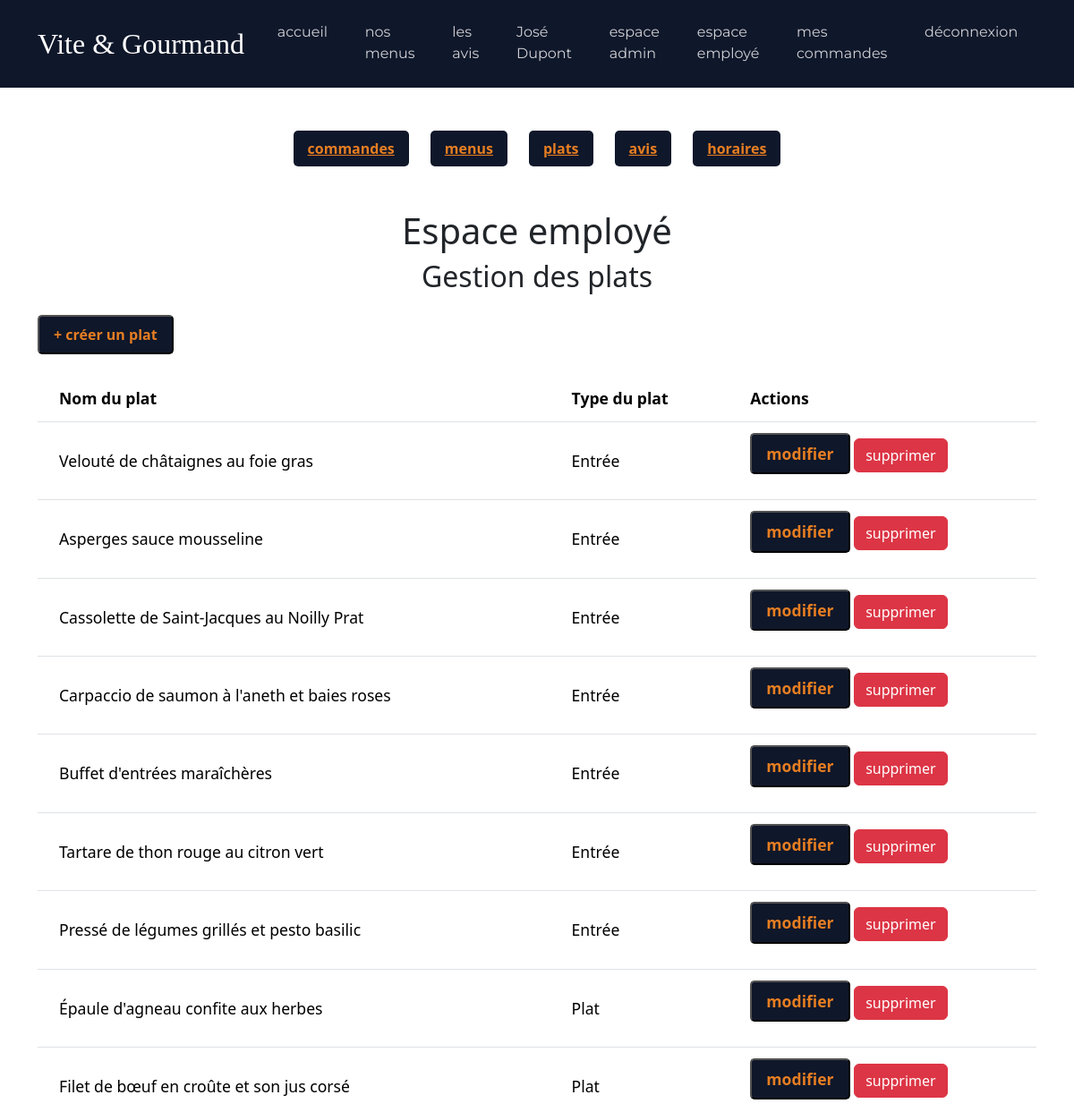
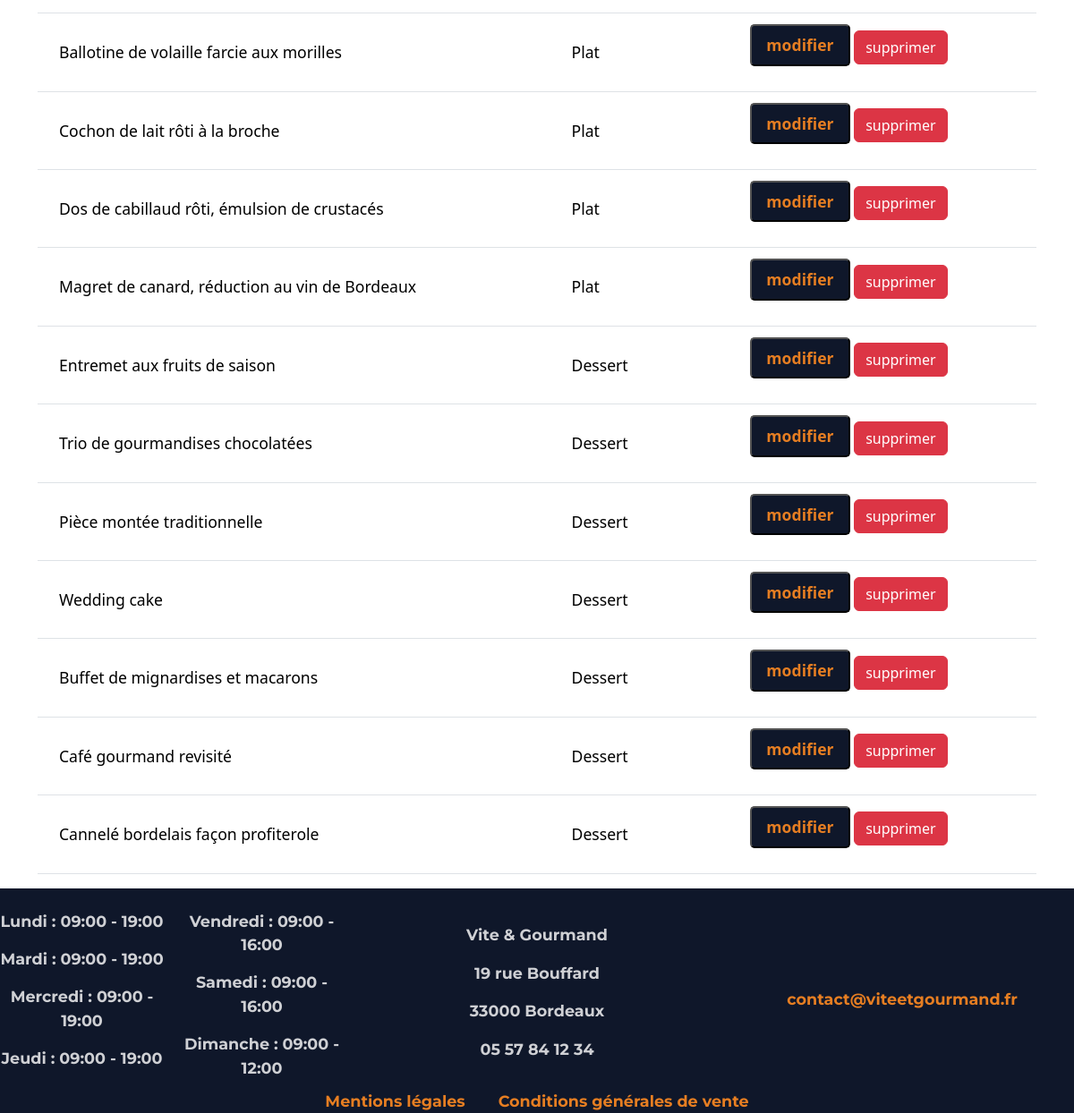
/employe/plats (signed in), run on the app's committed database (2 pictures, top to bottom).
### tables this page shows
CREATE TABLE plat(
   Id_plat INT AUTO_INCREMENT,
   titre VARCHAR(255) NOT NULL,
   type_plat VARCHAR(255) NOT NULL,
   photo VARCHAR(255),
   PRIMARY KEY(Id_plat)
);

CREATE TABLE horaire(
   Id_horaire INT AUTO_INCREMENT,
   jour VARCHAR(50) NOT NULL,
   heure_ouverture VARCHAR(50) NOT NULL,
   heure_fermeture VARCHAR(50) NOT NULL,
   PRIMARY KEY(Id_horaire)
);

### src/core/Router.php (called while the page is built, shortened)
<?php
class Router
{
    private $routes = [];
    public function add($url, $action)
    {
        $this->routes[$url] = $action;
    }
    public function dispatch()
    {
        $path = parse_url($_SERVER['REQUEST_URI'], PHP_URL_PATH);
        $path = rtrim($path, "/");
        try {
            $action = $this->routes[$path];
            $nomMethode = $action[1];
            $controller = new $nomController();
            $controller->$nomMethode();
        } catch (\Throwable $th) {
            http_response_code(500);
            die("Erreur serveur : " . $th->getMessage());
        }
    }
}

### public/index.php (called while the page is built, shortened)
<?php
$router = new Router();
$router->add('/', [HomeController::class, 'index']);
$router->add('/menus', [MenuController::class, 'index']);
$router->add('/menus/detail', [MenuController::class, 'showDetails']);
$router->add('/menus/filter', [MenuController::class, 'filter']);
$router->add('/connexion', [AuthController::class, 'handleLogin']);
$router->add('/logout', [AuthController::class, 'logout']);
$router->add('/inscription', [AuthController::class, 'handleSignUp']);
$router->add('/mot-de-passe-oublie', [AuthController::class, 'handleResetPassword']);
$router->add('/changer-mot-de-passe', [AuthController::class, 'handleChangePassword']);
$router->add('/contact', [ContactController::class, 'handleContact']);
$router->add('/avis', [AvisController::class, 'index']);
$router->add('/commande', [OrderController::class, 'handleOrder']);
$router->add('/mon-espace', []);
$router->add('/mon-espace/commandes', [OrderController::class, 'showUserOrders']);
$router->add('/mon-espace/commandes/modifier', [OrderController::class, 'updateOrder']);
$router->add('/mon-espace/commandes/annuler', [OrderController::class, 'deleteOrder']);
$router->add('/mon-espace/avis', [OrderController::class, 'LeaveReview']);
$router->add('/mon-espace/profil', [UserController::class, 'updateProfil']);
$router->add('/employe', [EmployeController::class, 'showOrders']);
$router->add('/employe/statut', [EmployeController::class, 'handleUpdateStatus']);
$router->add('/employe/menus', [EmployeController::class, 'handleMenus']);
$router->add('/employe/plats', [EmployeController::class, 'handlePlats']);
$router->add('/employe/avis', [EmployeController::class, 'handleReviews']);
$router->add('/employe/horaires', [EmployeController::class, 'handleHoraires']);
$router->add('/admin', [AdminController::class, 'handleNewEmploye']);
$router->add('/admin/stats', [AdminController::class, 'handleStats']);
$router->add('/cgv', [LegalController::class, 'showCgv']);
$router->add('/mentions-legales', [LegalController::class, 'showMentionsLegales']);
$router->add('/commande/calculer-frais', [OrderController::class, 'calculerFrais']);
$router->add('/sitemap.xml', [SitemapController::class, 'generate']);
$router->dispatch();

### src/repositories/PlatRepository.php (called while the page is built, shortened)
<?php
class PlatRepository
{
    public static function getAllPlats()
    {
        $pdo = DatabaseConnection::getInstance();
        $stmt = $pdo->prepare("SELECT plat.* FROM plat");
        $stmt->execute();
        return $stmt->fetchAll();
    }
}

### src/repositories/HoraireRepository.php (called while the page is built, shortened)
<?php
class HoraireRepository
{
    public static function getAllHoraire()
    {
        $pdo = DatabaseConnection::getInstance();
        $stmt = $pdo->prepare("SELECT horaire.* FROM horaire");
        $stmt->execute();
        return $stmt->fetchAll();
    }
}

### src/views/employe/plats.php (the view, shortened to what this page needs)
<?php require_once('../src/views/layouts/header.php'); ?>
<?php require_once('../src/views/layouts/nav-employe.php'); ?>
<div class="employe text-center mt-4 mb-4">
    <h1>Espace employé</h1>
    <h2>Gestion des plats</h2>
</div>
<div class="container mt-4">
    <div class="d-flex justify-content-between align-items-center mb-4">
        <button class="connect-button" data-bs-toggle="modal" data-bs-target="#modalCreerPlat">
            + créer un plat
        </button>
    </div>
    <div>
        <table class="table table-hover table-responsive-md align-middle">
            <thead>
                <tr>
                    <th scope="col">Nom du plat</th>
                    <th scope="col">Type du plat</th>
                    <th scope="col">Actions</th>
                </tr>
            </thead>
            <tbody>
                <?php foreach ($plats as $plat): ?>
                    <tr>
                        <td><?= htmlspecialchars($plat['titre']) ?></td>
                        <td><?= htmlspecialchars($plat['type_plat']) ?></td>
                        <td>
                            <button
                                class="connect-button mb-3"
                                data-bs-toggle="modal"
                                data-bs-target="#modalModifPlat"
                                data-id="<?= $plat['Id_plat'] ?>"
                                data-titre="<?= htmlspecialchars($plat['titre']) ?>"
                                data-type="<?= htmlspecialchars($plat['type_plat']) ?>">
                                modifier
                            </button>
                            <button class="btn btn-danger" data-bs-toggle="modal" data-bs-target="#modalSupprimerPlat" data-id="<?= $plat['Id_plat'] ?>">supprimer</button>
                        </td>
                    </tr>
                <?php endforeach; ?>
            </tbody>
        </table>
    </div>
</div>
<?php require_once('../src/views/layouts/footer.php'); ?>

### src/views/layouts/footer.php
<footer>
    <div class="container-fluid footer text-center pt-4">
        <div class="row align-items-center">
            <div class="col">
                <div class="colonne">
                    <?php
                    $horaires = HoraireRepository::getAllHoraire();
                    foreach ($horaires as $horaire):
                    ?>
                        <p><?= htmlspecialchars($horaire['jour']) ?> : <?= htmlspecialchars($horaire['heure_ouverture']) ?> - <?= htmlspecialchars($horaire['heure_fermeture']) ?></p>
                    <?php endforeach; ?>
                </div>
            </div>
            <div class="col">
                <p>Vite & Gourmand</p>
                <p>19 rue Bouffard</p>
                <p>33000 Bordeaux</p>
                <p>05 57 84 12 34</p>
            </div>
            <div class="lien col">
                <a href="mailto:contact@viteetgourmand.fr">contact@viteetgourmand.fr</a>
            </div>
        </div>
        <div class="lien text-center">
            <a href="/mentions-legales">Mentions légales</a>
            <a href="/cgv">Conditions générales de vente</a>
        </div>
    </div>
</footer>

### public/assets/css/style.css (style rules this page uses)
* { padding: 0; margin: 0; }
:root { --couleur-primary: #0056b3; --couleur-secondary: #e67e22; --couleur-dark: #0f172a; --couleur-bg-dark: #1e293b; --font-titre: "Nunito", serif; --font-texte: "Montserrat", sans-serif; }
.footer { font-weight: bold; font-size: 1.1rem; }
.colonne { column-count: 2; }
.container-fluid { padding: 0; background-color: var(--couleur-dark); font-family: var(--font-texte); color: rgba(255, 255, 255, 0.8) !important; }
.lien a { margin: 0 1rem; }
.box-connexion label, .box-connexion a, .box-connexion p, .lien a { color: var(--couleur-secondary); }
.box-connexion a, .lien a { text-decoration: none; }
.connect-button { padding: 0.5rem 1rem; background-color: var(--couleur-dark); border-radius: 5px; color: var(--couleur-secondary); font-weight: bold; transition: transform 0.3s ease, box-shadow 0.3s ease; }
th { color: var(--couleur-primary); }
.table { font-size: 1.1rem; }
.table th, .table td { padding: 0.75rem 1.5rem; }

### data on the page
plat: titre "Velouté de châtaignes au foie gras", type_plat "Entrée"
plat: titre "Asperges sauce mousseline", type_plat "Entrée"
plat: titre "Cassolette de Saint-Jacques au Noilly Prat", type_plat "Entrée"
plat: titre "Carpaccio de saumon à l'aneth et baies roses", type_plat "Entrée"
plat: titre "Buffet d'entrées maraîchères", type_plat "Entrée"
plat: titre "Tartare de thon rouge au citron vert", type_plat "Entrée"
plat: titre "Pressé de légumes grillés et pesto basilic", type_plat "Entrée"
plat: titre "Épaule d'agneau confite aux herbes", type_plat "Plat"
plat: titre "Filet de bœuf en croûte et son jus corsé", type_plat "Plat"
plat: titre "Ballotine de volaille farcie aux morilles", type_plat "Plat"
plat: titre "Cochon de lait rôti à la broche", type_plat "Plat"
plat: titre "Dos de cabillaud rôti, émulsion de crustacés", type_plat "Plat"
plat: titre "Magret de canard, réduction au vin de Bordeaux", type_plat "Plat"
plat: titre "Entremet aux fruits de saison", type_plat "Dessert"
plat: titre "Trio de gourmandises chocolatées", type_plat "Dessert"
plat: titre "Pièce montée traditionnelle", type_plat "Dessert"
plat: titre "Wedding cake", type_plat "Dessert"
plat: titre "Buffet de mignardises et macarons", type_plat "Dessert"
plat: titre "Café gourmand revisité", type_plat "Dessert"
plat: titre "Cannelé bordelais façon profiterole", type_plat "Dessert"
horaire: jour "Lundi", heure_ouverture "09:00", heure_fermeture "19:00"
horaire: jour "Mardi", heure_ouverture "09:00", heure_fermeture "19:00"
horaire: jour "Mercredi", heure_ouverture "09:00", heure_fermeture "19:00"
horaire: jour "Jeudi", heure_ouverture "09:00", heure_fermeture "19:00"
horaire: jour "Vendredi", heure_ouverture "09:00", heure_fermeture "16:00"
horaire: jour "Samedi", heure_ouverture "09:00", heure_fermeture "16:00"
horaire: jour "Dimanche", heure_ouverture "09:00", heure_fermeture "12:00"

### other printed values
$_SESSION['prenom'] "José"
$_SESSION['nom'] "Dupont"
